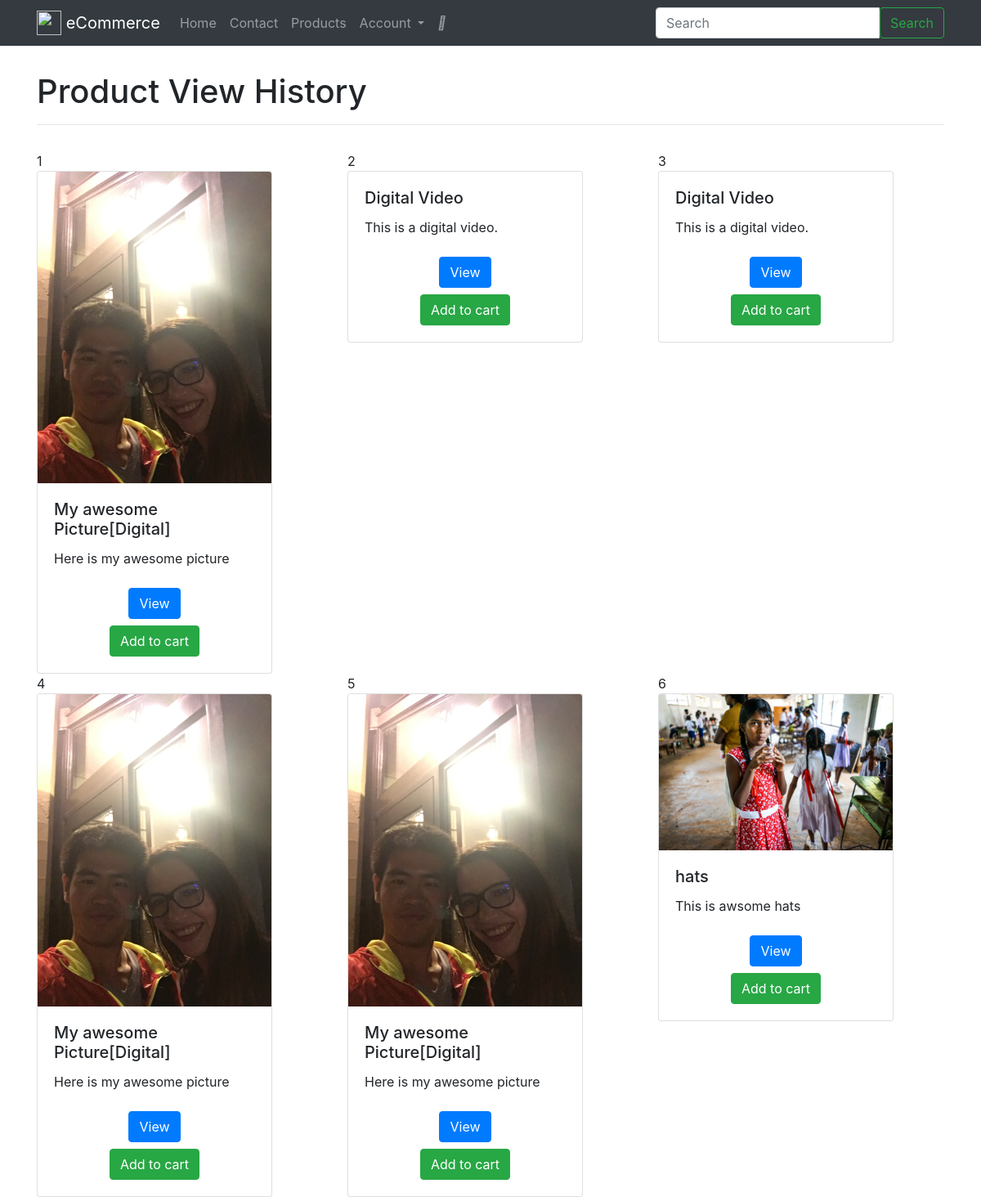
The page /account/history/products/ (signed in) on the database its author committed.
### analytics/models.py (models this page shows, shortened)
class ObjectViewed(models.Model):
    user = models.ForeignKey(User, blank=True, null=True, related_name='object_viewed', on_delete=models.CASCADE)
    ip_address = models.CharField(max_length=220, blank=True, null=True)
    content_type = models.ForeignKey(ContentType, on_delete=models.CASCADE)
    object_id = models.PositiveIntegerField()
    content_object = GenericForeignKey('content_type', 'object_id')
    timestamp = models.DateTimeField(auto_now_add=True)
    objects = ObjectViewedManager()
    class Meta:
        ordering = ['-timestamp']
        verbose_name = 'Object viewed'
        verbose_name_plural = 'Objects viewed'

### products/models.py (models this page shows, shortened)
class Product(models.Model):
    title = models.CharField(max_length=120)
    slug = models.SlugField(blank=True, unique=True)
    description = models.TextField()
    price = models.DecimalField(decimal_places=2, max_digits=20, default=39.99)
    image = models.ImageField(upload_to=upload_image_path, null=True, blank=True)
    featured = models.BooleanField(default=False)
    active = models.BooleanField(default=True)
    timestamp = models.DateTimeField(auto_now_add=True)
    is_digital = models.BooleanField(default=False)
    objects = ProductManager()
    def get_absolute_url(self):
        return reverse('products:detail', kwargs={"slug": self.slug})

### products/views.py (the view)
class UserProductHistoryView(LoginRequiredMixin, ListView):
    template_name = 'products/user-history.html'
    def get_context_data(self, *args, **kwargs):
        context = super(UserProductHistoryView, self).get_context_data(*args, **kwargs)
        cart_obj, new_obj = Cart.objects.new_or_get(self.request)
        context['cart'] = cart_obj
        return context
    def get_queryset(self, *args, **kwargs):
        request = self.request
        views = request.user.object_viewed.by_model(Product, model_queryset=False)[:6]
        return views

### analytics/models.py (called while the page is built)
    def by_model(self, model_class, model_queryset=False):
        c_type = ContentType.objects.get_for_model(model_class)
        qs = self.filter(content_type=c_type)
        if model_queryset:
            viewed_ids = [x.object_id for x in qs]
            return model_class.objects.filter(pk__in=viewed_ids)
        return qs

    def get_queryset(self):
        return ObjectViewedQuerySet(self.model, using=self._db)

    def by_model(self, model_class, model_queryset=False):
        return self.get_queryset().by_model(model_class, model_queryset=model_queryset)

### carts/models.py (called while the page is built)
def pre_save_cart_receiver(sender, instance, *args, **kwargs):
    if instance.subtotal > 0:
        instance.total = Decimal(instance.subtotal) * Decimal(1.08)
    else:
        instance.total = 0.00

    def new_or_get(self, request):
        cart_id = request.session.get('cart_id', None)
        qs = self.get_queryset().filter(id=cart_id)
        if qs.count() == 1:
            new_obj = False
            cart_obj = qs.first()
            if request.user.is_authenticated and cart_obj.user is None:
                cart_obj.user = request.user
                cart_obj.save()
        else:
            cart_obj = Cart.objects.new(user=request.user)
            new_obj = True
            request.session['cart_id'] = cart_obj.id
        return cart_obj, new_obj

    def new(self, user=None):
        user_obj = None
        if user is not None:
            if user.is_authenticated:
                user_obj = user
        return self.model.objects.create(user=user_obj)

### orders/models.py (called while the page is built)
def post_save_cart_total(sender, instance, created, *args, **kwargs):
    if not created:
        cart_obj = instance
        cart_total = cart_obj.total
        cart_id = cart_obj.id
        qs = Order.objects.filter(cart__id=cart_id)
        if qs.count() == 1:
            order_obj = qs.first()
            order_obj.update_total()

### products/models.py (called while the page is built)
    def active(self):
        return self.filter(active=True)

    def get_queryset(self):
        return ProductQuerySet(self.model, using=self.db)

    def all(self):
        return self.get_queryset().active()

### products/templates/products/user-history.html
{% extends 'base.html' %}
{% block content %}
    <div class="row">
    <div class="col-12 my-3">
        <h1>Product View History</h1>
        <hr/>
    </div>
        {% for obj in object_list %}
            <div class="col">
                {{ forloop.counter }}
                {% include 'products/snippets/card.html' with instance=obj.content_object %}
            </div>
        {% endfor %}
    </div>
{% endblock %}

### templates/base.html (shortened to what this page needs)
<!DOCTYPE html>
<html lang="en">
{% load static %}
<head>
    {% include 'base/css.html' %}
</head>
<body>
  {% include 'base/navbar.html' with brand_name='eCommerce' %}
  <div class='container'>
  {% block content %}{% endblock %}
</div>
</body>
</html>

### templates/base/css.html (shortened to what this page needs)
{% load static %}
<link rel="stylesheet" href="https://maxcdn.bootstrapcdn.com/bootstrap/4.0.0-beta/css/bootstrap.min.css">
<link rel='stylesheet' href='https://stackpath.bootstrapcdn.com/font-awesome/4.7.0/css/font-awesome.min.css' />
<link rel="stylesheet" href="https://cdnjs.cloudflare.com/ajax/libs/jquery-confirm/3.3.0/jquery-confirm.min.css">
<link rel="stylesheet" href="{% static 'css/stripe-custom-style.css' %}">

### templates/base/navbar.html (shortened to what this page needs)
{% url 'home' as home_url %}
<nav class="navbar navbar-expand-lg navbar-dark bg-dark mb-3">
<div class="container">
  <a class="navbar-brand" href="{{ home_url }}">
    <img src="http://getbootstrap.com/assets/brand/bootstrap-solid.svg" width="30" height="30" class="d-inline-block align-top" alt="">
      {% if brand_name %} {{ brand_name }} {% else %} Seconded-handed eCommerce {% endif %}
  </a>
  <div class="collapse navbar-collapse" id="navbarSupportedContent">
    <ul class="navbar-nav mr-auto">
      <li class="nav-item {% if request.path == home_url %} active {% endif %}">
        <a class="nav-link" href="{{ home_url }}">Home <span class="sr-only">(current)</span></a>
      </li>
      <li class="nav-item">
        <a class="nav-link" href="{% url 'contact' %}">Contact</a>
      </li>
      <li class="nav-item">
        <a class="nav-link" href="{% url 'products:list' %}">Products</a>
      </li>
      {% if request.user.is_authenticated %}
      <li class="nav-item dropdown">
        <a class="nav-link dropdown-toggle" href="http://example.com" id="navbarDropdownMenuLink" data-toggle="dropdown" aria-haspopup="true" aria-expanded="false">
          Account
        </a>
      </li>
      {% endif %}
      <li class="nav-item">
          <a class="nav-link" href="{% url 'cart:home' %}">
            <i class="fas fa-shopping-cart"></i></a>
      </li>
    </ul>
  {% include 'search/snippets/search-form.html' %}
  </div>
</div>
</nav>

### search/templates/search/snippets/search-form.html
<form method='GET' action='{% url "search:query" %}' class="form my-2 my-lg-0 search-form">
  <div class="input-group">
      <input class="form-control" type="text" placeholder="Search" name='q' aria-label="Search" value="{{ request.GET.q }}">
      <span class="input-group-btn">
        <button class="btn btn-outline-success my-2 my-sm-0" type="submit">Search</button>
      </span>
  </div>
</form>

### products/templates/products/snippets/card.html
<div class="card" style="width: 18rem;">
    {% if instance.image %}
    <a href="{{ instance.get_absolute_url }}">
        <img class="card-img-top" src="{{ instance.image.url }}" alt="Card image cap">
    </a>
    {% endif %}
      <div class="card-body">
        <h5 class="card-title">{{ instance.title }}</h5>
        <p class="card-text">{{ instance.description|truncatewords:12 }}</p>
        <div class="text-center">
            <a href="{{ instance.get_absolute_url }}" class="btn btn-primary my-2">View</a>
            {% include 'products/snippets/update-cart.html' with product=instance cart=cart %}
        </div>
      </div>
</div>

### products/templates/products/snippets/update-cart.html (shortened to what this page needs)
<form class='form-product-ajax' method="POST" action="{% url 'cart:update' %}" class="form"
{% if request.user.is_authenticated %}data-user="abc"{% endif %}>
    <span class="submit-span">
    {% if product in cart.products.all %}
        <div class="btn-group">
            <a class='btn btn-link' href="/cart/">In cart</a>
            <button type="submit" class="btn btn-link">Remove?</button>
        </div>
    {% else %}
        <button type="submit" class="btn btn-success">Add to cart</button>
    {% endif %}
    </span>
</form>

### templates/base/js.html (shortened to what this page needs)
{% load static %}

### rows shown on the page
ObjectViewed: image (picture)
Product: title "My awesome Picture[Digital]", description "Here is my awesome picture"
Product: title "Digital Video", description "This is a digital video."
ObjectViewed: image (picture)
ObjectViewed: image (picture)
ObjectViewed: image (picture)
Product: title "hats", description "This is awsome hats"

### other values the page prints
{{ brand_name }} "eCommerce"
